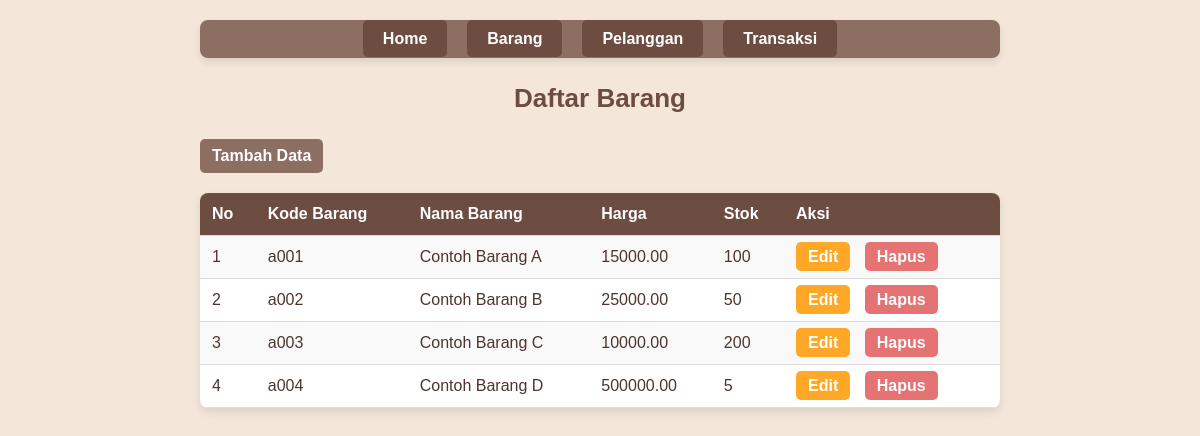
/index.php?controller=barang&action=index, run on the app's committed database.
### tables this page shows
CREATE TABLE `barang` (
  `kode_barang` varchar(10) NOT NULL,
  `nama_barang` varchar(50) DEFAULT NULL,
  `harga` decimal(10,2) DEFAULT NULL,
  `stok` int(11) DEFAULT NULL
);

### App/controllers/BarangController.php (called while the page is built, shortened)
<?php
class BarangController
{
    private $db;
    public function __construct($db)
    {
        $this->db = $db;
    }
    public function index()
    {
        $query = "SELECT * FROM barang";
        $statement = $this->db->query($query);
        $data = $statement->fetchAll();
        require_once __DIR__ . "/../views/barang/indexb.php";
    }
}

### App/Views/Barang/indexb.php (the view, shortened to what this page needs)
<!DOCTYPE html>
<html lang="en">
<head>
</head>
<body>
    <div class="content-wrapper">
        <nav>
            <ul>
                <li><a href="index.php?controller=home&action=index">Home</a></li>
                <li><a href="index.php?controller=barang&action=index">Barang</a></li>
                <li><a href="index.php?controller=pelanggan&action=index">Pelanggan</a></li>
                <li><a href="index.php?controller=transaksi&action=index">Transaksi</a></li>
            </ul>
        </nav>
        <h1>Daftar Barang</h1>
        <a href="index.php?controller=barang&action=create">Tambah Data</a>
        <table>
            <tr>
                <th>No</th>
                <th>Kode Barang</th>
                <th>Nama Barang</th>
                <th>Harga</th>
                <th>Stok</th>
                <th>Aksi</th>
            </tr>
            <?php foreach ($data as $key => $barang): ?>
                <tr>
                    <td><?= $key + 1 ?></td>
                    <td><?= $barang['kode_barang'] ?></td>
                    <td><?= $barang['nama_barang'] ?></td>
                    <td><?= $barang['harga'] ?></td>
                    <td><?= $barang['stok'] ?></td>
                    <td>
                        <a href="index.php?controller=barang&action=edit&id=<?= $barang['kode_barang'] ?>">Edit</a>
                        <a href="index.php?controller=barang&action=delete&id=<?= $barang['kode_barang'] ?>">Hapus</a>
                    </td>
                </tr>
            <?php endforeach; ?>
        </table>
    </div>
</body>
</html>

### App/Views/Barang/indexb.php (style rules this page uses)
* { margin: 0; padding: 0; box-sizing: border-box; }
body { font-family: Arial, sans-serif; background-color: #f4e7da; color: #4e342e; padding: 20px; display: flex; flex-direction: column; align-items: center; }
.content-wrapper { width: 100%; max-width: 800px; }
h1 { font-size: 26px; color: #6d4c41; margin-bottom: 15px; text-align: center; }
nav { background-color: #8d6e63; width: 100%; border-radius: 8px; margin-bottom: 25px; box-shadow: 0 4px 8px rgba(0, 0, 0, 0.1); padding: 10px 0; }
nav ul { list-style: none; display: flex; justify-content: center; gap: 20px; }
nav ul li a { color: #fff; text-decoration: none; font-weight: bold; padding: 10px 20px; transition: all 0.3s ease; border-radius: 5px; background-color: #6d4c41; }
a[href*="create"] { display: inline-block; margin: 10px 0; padding: 8px 12px; background-color: #8d6e63; color: #fff; text-decoration: none; border-radius: 5px; font-weight: bold; transition: background-color 0.3s; }
table { width: 100%; border-collapse: collapse; margin-top: 10px; background-color: #fff; border-radius: 8px; overflow: hidden; box-shadow: 0 4px 8px rgba(0, 0, 0, 0.1); }
th, td { padding: 12px; border-bottom: 1px solid #ddd; text-align: left; color: #4e342e; }
th { background-color: #6d4c41; color: #fff; font-weight: bold; }
tr:nth-child(even) { background-color: #f9f9f9; }
td a { margin-right: 10px; padding: 6px 12px; color: #fff; text-decoration: none; border-radius: 5px; font-weight: bold; transition: background-color 0.3s; }
td a[href*="edit"] { background-color: #ffa726; }
td a[href*="delete"] { background-color: #e57373; }

### data on the page
barang: kode_barang "a001", nama_barang "Contoh Barang A", harga "15000.00", stok "100"
barang: kode_barang "a002", nama_barang "Contoh Barang B", harga "25000.00", stok "50"
barang: kode_barang "a003", nama_barang "Contoh Barang C", harga "10000.00", stok "200"
barang: kode_barang "a004", nama_barang "Contoh Barang D", harga "500000.00", stok "5"
